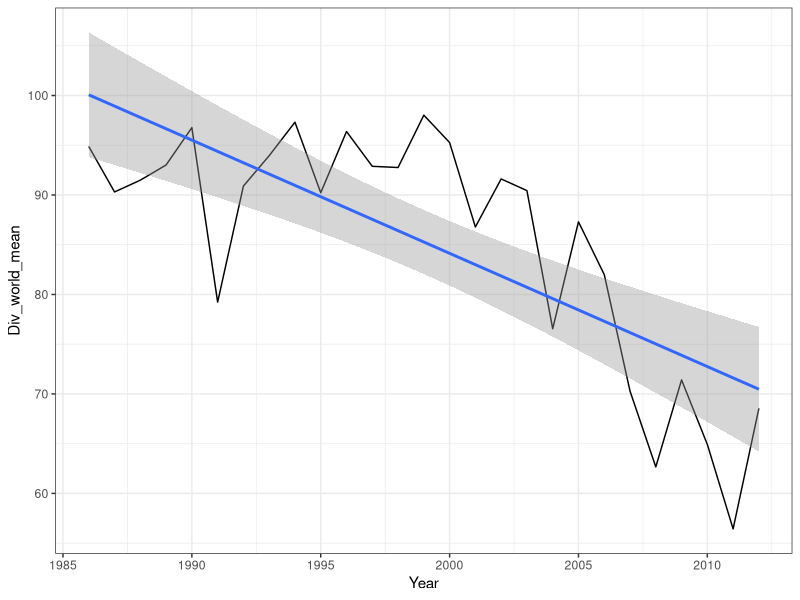

Recreate this plot in R.
library(tidyverse)

########################################
### The previous dataset---till 2012 ###
########################################

df_reit <- readr::read_csv('FTS_Data_REIT.csv',
                           na = c("", "NA", ".", " ", "NaN", 'Inf', '-Inf'),
                           skip = 3,
                           col_names = T,
                           col_types = cols(.default = col_double(),
                                            Date = col_date(format = "%m/%d/%Y")))

df_reit <- df_reit %>%
  dplyr::mutate('Year' = lubridate::year(Date)) %>%
#  dplyr::mutate('Canada_lag' = dplyr::lag(Canada)) %>% #include one-day lags
  dplyr::mutate('US_lag' = dplyr::lag(US)) %>% #include one-day lags
  dplyr::select(-Date_Number) %>%
  dplyr::select(Date, Year, everything())

###########################################
### The new dataset---updated till 2018 ###
###########################################

# df_reit <- readr::read_csv('CGR_reit_2019.csv',
#                              na = c("", "NA", ".", " ", "NaN", 'Inf', '-Inf'),
#                              col_names = T,
#                              col_types = cols(.default = col_double(),
#                                               Date = col_date(format = "%d/%m/%Y")))
# 
# df_reit <- df_reit %>%
#   dplyr::mutate('Year' = lubridate::year(Date)) %>%
#   dplyr::filter(Year < 2019) %>%
#   dplyr::mutate('Canada_lag' = dplyr::lag(Canada)) %>% #include one-day lags
#   dplyr::mutate('US_lag' = dplyr::lag(US)) %>% #include one-day lags
#   dplyr::select(Date, Year, everything())

### Analysis begins here ###

# name_country_full <- df_reit %>%
#   dplyr::select(-c(Date, Year, Canada_lag, US_lag)) %>%
#   colnames(.)

name_country_full <- df_reit %>%
  dplyr::select(-c(Date, Year, US_lag)) %>%
  colnames(.)


func_deduplic <- function(vec)
{
  # This function accepts a vector
  # and replaces duplicated entries
  # with missing values
  vec[duplicated(vec)] <- NA
  return(vec)
}

# Ignoring duplicated entries
df_reit_deduplic <- df_reit %>%
  dplyr::select(-c(Year, Date)) %>%
  apply(., 2, func_deduplic) %>%
  tibble::as_tibble(.) %>%
  tibble::add_column('Date' = df_reit$Date, 'Year' = df_reit$Year) %>%
  dplyr::select(Date, Year, everything(.))

# Taking log returns = log(I_t) - log(I_{t-1})
df_reit_return <- df_reit_deduplic %>%
  dplyr::select(-c(Date, Year)) %>%
  apply(., 2, function(vec){return(c(NA, diff(log(vec))))}) %>%
  tibble::as_tibble(.) %>%
  tibble::add_column('Date' = df_reit$Date, 'Year' = df_reit$Year) %>%
  dplyr::select(Date, Year, everything(.))

# Using nested dataframes
nest_year_return <- df_reit_return %>%
  dplyr::select(-Date) %>%
  dplyr::group_by(Year) %>%
  tidyr::nest(.)

# How many valid returns to use per year?
num_reit_usable <- 50
#num_reit_usable <- 100

func_valid_ret <- function(df, n = num_reit_usable)
{
  # This function accepts a return data matrix and 
  # accepts only those columns which have enough
  # usable entries ( >= num_reit_usable)
  temp_NA <- apply(df, 2, function(vec){sum(is.na(vec))})
  
  df_2 <- df[, temp_NA < (nrow(df) - n)]
  
  return(df_2)
}

nest_year_return <- nest_year_return %>%
  dplyr::mutate('LHS_country_valid' = purrr::map(data, func_valid_ret))

year_cohort <- 1986

func_rm_full_NA <- function(df)
{
  # This function accepts a data frame
  # and removes columns which are
  # completely full of missing values
  return(df[, colSums(is.na(df)) < nrow(df)])
}

# Names of pre-86 cohort countries
# name_country_pre_cohort <- df_reit_return %>%
#   dplyr::filter(Year < year_cohort) %>%
#   dplyr::select(-c(Date, Year, Canada_lag, US_lag)) %>%
#   func_rm_full_NA(.) %>%
#   colnames(.)

name_country_pre_cohort <- df_reit_return %>%
  dplyr::filter(Year < year_cohort) %>%
  dplyr::select(-c(Date, Year, US_lag)) %>%
  func_rm_full_NA(.) %>%
  colnames(.)

# Names of ordinary countries
name_country_ordinary <- dplyr::setdiff(name_country_full, 
                                        name_country_pre_cohort)

# Select from the set of columns the pre-86 countries 
# along with the one-day lags of US and Canada
func_select_RHS_countries <- function(df)
{
  # This function accepts a return data matrix
  # and returns the pre86 cohort with the one-day
  # lags of US and Canada---to be used for the 
  # computation of principal components
  
  # colnames_select <- c(dplyr::intersect(colnames(df), name_country_pre_cohort),
  #                      'Canada_lag', 'US_lag')
  
  colnames_select <- c(dplyr::intersect(colnames(df), name_country_pre_cohort),
                       'US_lag')
  
  return(df[, colnames_select])
}

func_select_ordinary <- function(df)
{
  # This accepts a data return matrix and selects 
  # the ordinary non-pre86 cohort country columns
  return(df[, dplyr::intersect(colnames(df), name_country_ordinary)])
}

func_select_pre_cohort <- function(df)
{
  # This accepts a data return matrix and selects 
  # the ordinary non-pre86 cohort country columns
  return(df[, dplyr::intersect(colnames(df), name_country_pre_cohort)])
}

nest_year_return_LHS_RHS <- nest_year_return %>%
  dplyr::filter(Year >= year_cohort) %>%
#  dplyr::mutate('data_clean' = purrr::map(data, func_rm_full_NA)) %>%
  dplyr::mutate('RHS_country' = purrr::map(data, 
                                           func_select_RHS_countries)) %>%
  dplyr::mutate('LHS_country_ordinary' = purrr::map(LHS_country_valid, 
                                                    func_select_ordinary)) %>%
  dplyr::select(-data)


func_NA_med_df <- function(df)
{
  # This function accepts a dataframe and
  # replaces missing values with column medians
  func_NA_med_vec <- function(vec)
  {
    vec[is.na(vec)] <- median(vec, na.rm = T)
    return(vec)
  }
  
  df_2 <- apply(df, 2, func_NA_med_vec)
  return(df_2)
}

func_rm_full_NA_rowcol <- function(df)
{
  # This function accepts a dataframe and kill those rows
  # and columns that are full with NA
  return(df[rowSums(is.na(df)) < ncol(df), colSums(is.na(df)) < nrow(df)])
}


nest_year_return_LHS_RHS <- nest_year_return_LHS_RHS %>%
  dplyr::mutate('RHS_country_clean' = purrr::map(RHS_country, func_NA_med_df), 
                'Cov_matrix' = purrr::map(RHS_country_clean, cov),
#                'Cov_clean' = purrr::map(Cov_matrix, func_rm_full_NA_rowcol),
                'Eig_val' = purrr::map(Cov_matrix, function(df){return(eigen(df)$values)}),
                'Eig_vec' = purrr::map(Cov_matrix, function(df){return(eigen(df)$vectors)}),
                'Share' = purrr::map(Eig_val, function(vec){return(cumsum(vec)/sum(vec))})) %>%
  dplyr::select(-RHS_country)

nest_lag_eig <- dplyr::lag(nest_year_return_LHS_RHS$Eig_vec) #due to some weird nested lag behavior

# Adding lags of eigenvectors
nest_year_return_LHS_RHS <- nest_year_return_LHS_RHS %>%
  tibble::add_column('Lag_eig_vec' = nest_lag_eig)

func_pc_90 <- function(vec)
{
  # This function accepts a cumulative share of variance
  # vector and returns the number of PCs needed for 90% coverage 
  return(min(which(vec >= 0.90)))
}

# How many PCs needed for explaining 90% of variation?
num_pc_90 <- sapply(nest_year_return_LHS_RHS$Share, func_pc_90)
# num_pc_reit <- ceiling(median(num_pc_90)) # 12 are enough
num_pc_reit <- min(num_pc_90) 

#############################################
### PC computation for ordinary countries ###
#############################################

# Compute PCs
nest_year_return_LHS_RHS <- nest_year_return_LHS_RHS %>%
  dplyr::filter(map(Lag_eig_vec, length) > 1) %>%
  dplyr::mutate('PC_out_sample' = purrr::map2(RHS_country_clean, Lag_eig_vec,
                                              function(df1, df2){return(df1%*%df2)}), #note df1%*%df2 [!]
                'PC_out_sample_90' = purrr::map(PC_out_sample,
                                                function(df){return(df[, 1:num_pc_reit])}))


nest_year_regression <- nest_year_return_LHS_RHS %>%
  dplyr::select(Year, LHS_country_ordinary, PC_out_sample_90)

func_inf_nan_NA_df <- function(df)
{
  # This accepts a dataframe and treats any infinite
  # or NaN values as missing
  func_inf_nan_NA_vec <- function(vec)
  {
    vec[is.infinite(vec) | is.nan(vec)] <- NA
    return(vec)
  }
  
  return(apply(df, 2, func_inf_nan_NA_vec))
}

# Treat as missing any infinite or NaN values that might be remaining
nest_year_regression <- nest_year_regression %>%
  dplyr::mutate('LHS_clean' = purrr::map(LHS_country_ordinary, func_inf_nan_NA_df))

func_lm_div <- function(df1, df2)
{
  # This function accepts the LHS and RHS of regressions
  # and returns the diversification index = 100*(1-adj_R_sqr)
  lhs <- as.matrix(df1)
  rhs <- as.matrix(df2)
  
  div <- list(NULL)
  
  for (j in 1:ncol(lhs)) #for each LHS country
  {
    lm_summary <- summary(lm(formula = lhs[, j] ~ rhs))
    adj_rsq <- max(lm_summary$adj.r.squared, 0)
    div[[j]] <- 100*(1 - adj_rsq)
  }
  
  return(unlist(div))
}

# Compute diversification indices
nest_year_regression <- nest_year_regression %>%
  dplyr::filter(map_dbl(LHS_clean, length) > 0) %>%
  dplyr::mutate('Div_ind' = purrr::map2(LHS_clean, PC_out_sample_90,
                                        func_lm_div))

func_attach_name <- function(df_1, vec)
{
  # Accepts regression LHS matrix and unnamed 
  # diversification vector indices and attaches 
  # the column names of LHS to the vector of indices
  names(vec) <- colnames(df_1)
  return(vec)
}

# Attach names of countries to diversification indices
nest_year_regression <- nest_year_regression %>%
  dplyr::mutate('Div_ind_edit' = purrr::map2(LHS_clean, Div_ind,
                                             func_attach_name))

func_pick_name <- function(vec_name) {names(vec_name)} #extract names

# Unnest results in long format
list_unnest_div_ordinary <- nest_year_regression %>%
  dplyr::mutate('Country' = purrr::map(Div_ind_edit, func_pick_name)) %>%
  dplyr::select(Year, Div_ind_edit, Country) %>%
  tidyr::unnest(.)

# Spread in wide format
Div_ind_ordinary <- list_unnest_div_ordinary %>%
  tidyr::spread(key = Country, value = Div_ind_edit) 

###############################################
### PC computation for pre cohort countries ###
###############################################

nest_year_pre_cohort <- nest_year_return %>%
  dplyr::select(Year, LHS_country_valid) %>%
  dplyr::filter(Year >= year_cohort) %>%
  dplyr::mutate('LHS_clean' = purrr::map(LHS_country_valid, 
                                         func_inf_nan_NA_df)) %>% #remove infinite or NaNs
  dplyr::mutate('LHS_pre_cohort' = purrr::map(LHS_clean, 
                                              func_select_pre_cohort)) %>%
  dplyr::mutate('RHS_countries' = purrr::map(LHS_clean, func_select_RHS_countries)) %>%
  dplyr::mutate('RHS_clean' = purrr::map(RHS_countries, func_NA_med_df))

nest_year_pre_cohort_2 <- nest_year_pre_cohort %>%
  dplyr::select(Year, LHS_pre_cohort, RHS_clean)

func_rm_col_j <- function(df)
{
  # This function accepts a data matrix and generates 
  # a sequence of matrices each one missing one 
  # column at a time (excluding lags of Canada and US)
  temp_list <- list(NULL)
  
  # df2 <- df[, -c(ncol(df)-1, ncol(df))] #exclude North Am lags
  df2 <- df[, -ncol(df)] #exclude US lags
  
  for (j in 1:ncol(df2))
  {
    temp_list[[j]] <- df2[, -j] #remove column j
  }
  
  return(temp_list)
}

# Generate sequence of matrices with each column removed once
nest_year_pre_cohort_2 <- nest_year_pre_cohort_2 %>%
  dplyr::mutate('RHS_country_j' = purrr::map(RHS_clean, func_rm_col_j)) 

func_eig_val_list <- function(list)
{
  # This function accepts a list of matrices and
  # applies to each matrix, a function that computes
  # its eigenvalues, then returns the list of 
  # eigenvalues---one for each matrix in the list
  func_eig_val_df <- function(df)
  {
    return(eigen(df)$values)
  }
  
  eig_val_list <- purrr::map(list, func_eig_val_df)
  
  return(eig_val_list)
}

func_eig_vec_list <- function(list)
{
  # This function accepts a list of matrices and
  # applies to each matrix, a function that computes
  # its eigenvectors, then returns the list of 
  # eigenvectors---one for each matrix in the list
  func_eig_vec_df <- function(df)
  {
    return(eigen(df)$vectors)
  }
  
  eig_vec_list <- purrr::map(list, func_eig_vec_df)
  
  return(eig_vec_list)
}


nest_year_pre_cohort_2 <- nest_year_pre_cohort_2 %>%
  dplyr::mutate('Cov_list_j' = purrr::map(RHS_country_j, 
                                          function(list){return(purrr::map(list, cov))})) %>%
  dplyr::mutate('Eig_val_list_j' = purrr::map(Cov_list_j, func_eig_val_list)) %>%
  dplyr::mutate('Eig_vec_list_j' = purrr::map(Cov_list_j, func_eig_vec_list)) 

nest_lag_eig_list <- dplyr::lag(nest_year_pre_cohort_2$Eig_vec_list_j) #due to some weird nested lag behavior

nest_year_pre_cohort_2 <- nest_year_pre_cohort_2 %>%
  tibble::add_column('Lag_eig_vec_list_j' = nest_lag_eig_list)

nest_year_pre_cohort_final <- nest_year_pre_cohort_2 %>%
  dplyr::select(Year, LHS_pre_cohort, RHS_country_j, 
                Eig_vec_list_j, Lag_eig_vec_list_j)

func_list_multiply <- function(list1, list2)
{
  # This function accepts two lists of matrices
  # then multiplies matrix i in list 1 to matrix i
  # in list 2 and returns the output as another list
  func_df_mult <- function(df1, df2)
  {
    return(df1%*%df2) #note matrix multiplication %*%
  }
  
  list3 <- purrr::map2(list1, list2, func_df_mult)
  
  return(list3)
  
}


nest_year_pre_cohort_final <- nest_year_pre_cohort_final %>%
  dplyr::mutate('length_list_RHS' = purrr::map_dbl(RHS_country_j, length),
                'length_list_lag_eig' = purrr::map_dbl(Lag_eig_vec_list_j, length))

# Which RHS and lag eigenvector list lengths are the same? Multiply them
nest_year_pre_cohort_final_2 <- nest_year_pre_cohort_final %>%
  dplyr::filter(length_list_RHS == length_list_lag_eig) %>%
  dplyr::mutate('PC_list_j' = purrr::map2(RHS_country_j, Lag_eig_vec_list_j,
                                          func_list_multiply)) %>%
  dplyr::select(Year, LHS_pre_cohort, PC_list_j)


# Which RHS and lag eigenvector list lengths are NOT the same? Multiply RHS with eigenvectors
nest_year_pre_cohort_final_3 <- nest_year_pre_cohort_final %>%
  dplyr::filter(length_list_RHS != length_list_lag_eig) %>%
  dplyr::mutate('PC_list_j' = purrr::map2(RHS_country_j, Eig_vec_list_j, 
                                          func_list_multiply)) %>%
  dplyr::select(Year, LHS_pre_cohort, PC_list_j)

nest_year_pre_cohort_regress <- rbind(nest_year_pre_cohort_final_3,
                                      nest_year_pre_cohort_final_2) %>%
  dplyr::arrange(Year)

func_select_PC_list <- function(list)
{
  # This function accepts a list of PCs matrices and 
  # returns the list with each PC matrix with 
  # number of columns from 1 to num_pc_reit
  
  func_select_PC_df <- function(df)
  {
    # ncol_min <- min(ncol(df), num_pc_reit)
    # return(df[, 1:ncol_min])
    return(df[, 1:num_pc_reit])
  }
  
  list1 <- purrr::map(list, func_select_PC_df)
  
  return(list1)
}

nest_year_pre_cohort_regress <- nest_year_pre_cohort_regress %>%
  dplyr::mutate('PC_list_j_final' = purrr::map(PC_list_j, func_select_PC_list))


func_pre_cohort_regress <- function(df1, list)
{
  # This function accepts the matrix of LHS countries
  # and the list of RHS matrices, then returns the 
  # diversification index for each country
  div_list <- list(NULL)
  
  for (i in 1:ncol(df1))
  {
    df2 <- list[[i]]
    
    temp_lhs <- df1[, i]
    temp_rhs <- as.matrix(df2)
    
    lm_summary <- summary(lm(formula = temp_lhs ~ temp_rhs))
    adj_rsq <- max(lm_summary$adj.r.squared, 0)
    div_list[[i]] <- 100*(1 - adj_rsq)
  }
  
  return(unlist(div_list))
}


nest_year_pre_cohort_regress <- nest_year_pre_cohort_regress %>%
  dplyr::filter(purrr::map(PC_list_j_final, length) > 0) %>%
  dplyr::mutate('Div_ind_pre_cohort' = purrr::map2(LHS_pre_cohort, PC_list_j_final,
                                                   func_pre_cohort_regress))


func_attach_name_pre_cohort <- function(vec, LHS_data)
{
  names(vec) <- colnames(LHS_data)
  return(vec)
}

nest_year_pre_cohort_regress <- nest_year_pre_cohort_regress %>%
  dplyr::mutate('Div_ind_pre_cohort_name' = purrr::map2(Div_ind_pre_cohort, LHS_pre_cohort,
                                                        func_attach_name_pre_cohort))

######################################################################################

# Unnest results in long format
list_unnest_div_pre_cohort <- nest_year_pre_cohort_regress %>%
  dplyr::mutate('Country' = purrr::map(Div_ind_pre_cohort_name, func_pick_name)) %>%
  dplyr::select(Year, Div_ind_pre_cohort_name, Country) %>%
  tidyr::unnest(.)

# Spread in wide format
Div_ind_pre_cohort <- list_unnest_div_pre_cohort %>%
  tidyr::spread(key = Country, value = Div_ind_pre_cohort_name) 

# Full dataframe for all countries
Div_ind_full_long <- dplyr::full_join(Div_ind_ordinary, Div_ind_pre_cohort,
                                      by = c('Year')) %>%
  tidyr::gather(., Australia:US, key = 'Country', value = 'Div_Index') %>%
  dplyr::arrange(Country)

Div_ind_full_wide <- Div_ind_full_long %>%
  tidyr::spread(key = 'Country', value = 'Div_Index') 

Div_world_mean <- apply(Div_ind_full_wide[, -1], 1, function(x){return(mean(x, na.rm = T))})


Div_ind_full_wide <- Div_ind_full_wide %>%
  tibble::add_column('Div_world_mean' = Div_world_mean) %>%
  dplyr::select(Year, Div_world_mean, everything())

Div_ind_plot <- ggplot(data = Div_ind_full_wide, 
                       mapping = aes(Year, Div_world_mean)) +
  geom_line() +
  geom_smooth(method = lm) +
  theme_bw()

Div_ind_full_long_2 <- Div_ind_full_wide %>%
  tidyr::gather(Div_world_mean:US, key = 'Country', value = 'Div_Index')

